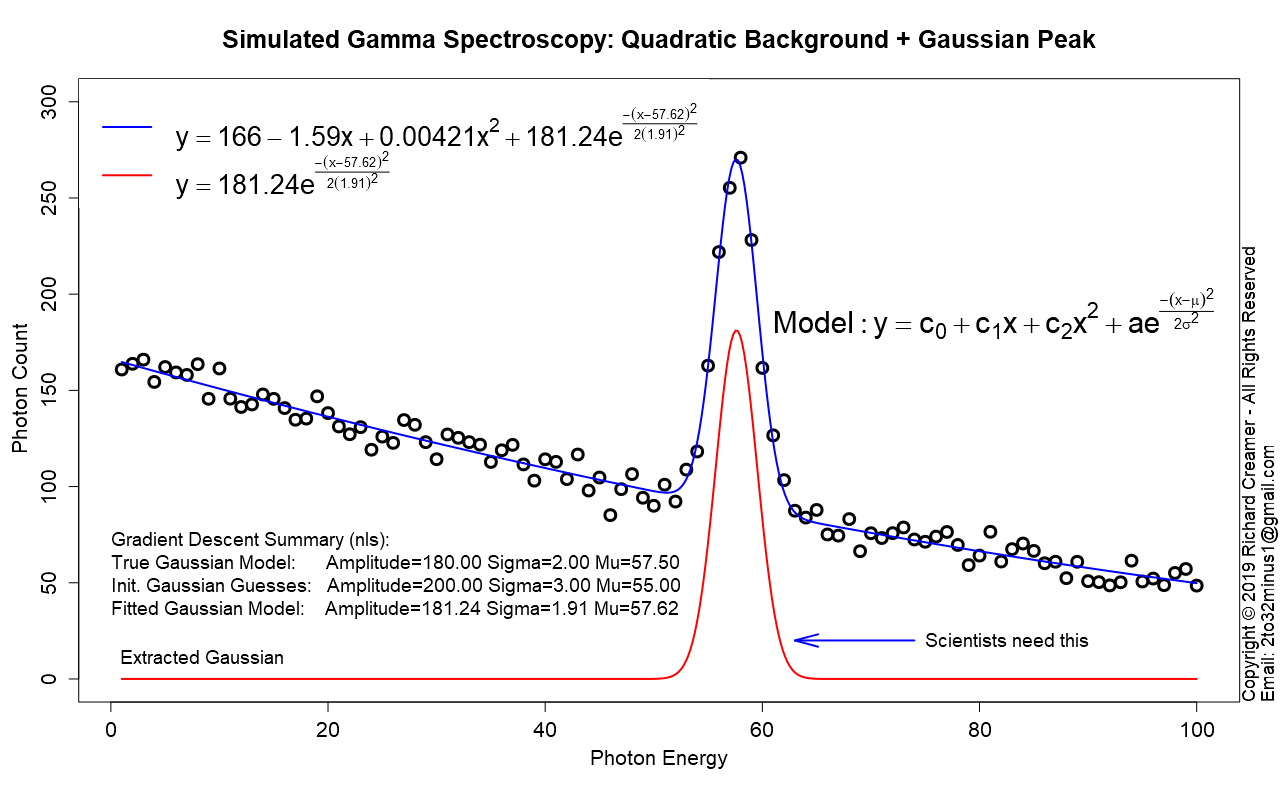

Here is the R script that generated this plot:
##############################################################
### Copyright (c) Richard Creamer 2019 - All Rights Reserved
### Inquiries: email [email redacted]
##############################################################

### Globals
fontScale = 1.2    # Global font size variable
lf        = 1.2    # Enlarge font of plot labels
verbose   = FALSE  # Verbose printing
lw        = 2      # Line width
xMargin   = 1      # X-axis margin for plots
yMargin   = 1      # Y-axis margin for plots
de        = 0.01   # Small constant for estimating derivatives numerically
smlPts    = 1      # Small  data point/circle
medPts    = 1.5    # Medium data point/circle
lrgPts    = 2.0    # Large  data point/circle

### Run this function to generate this plot
runFunc = function() {
	dw = 1000
	dh = 750	
	path = "D:/Code/R/LeastSquaresPlay/PlotsAndAssocCode/Plot21/"
	savePngVerbose( paste(path, "Plot21.png", sep=""), fitGaussNls, w=1280, h=800, un="px" )
}

### Play with non-linear curve fitting using nlm() built-in optimizer
fitGaussNls = function() {
	set.seed( 3 )
	trueMu = 57.5
	trueSigma = 2
	truePeakHt = 180
	tuple = getSimGammaData( mu=trueMu, sigma=trueSigma, peakHt=truePeakHt )
	x = tuple$x
	y = tuple$y
	data = data.frame( x, y )
	guesses = list( c0=150, c1=-1, c2=0.3, peakHt=200, sigma=3, mu=55 )
	f = y ~ c0 + c1*x + c2*x^2 + gauss(x, mu, sigma, peakHt)
	model= nls( f, data, start=guesses )
	coeff = coef( model )
	c0 = coeff["c0"]
	c1 = coeff["c1"]
	c2 = coeff["c2"]
	peakHt = coeff["peakHt"]
	sigma = coeff["sigma"]
	mu = coeff["mu"]
	xPred = seq( x[1], x[length(x)], length.out=500 )
	yPred = evalGammaFunc( xPred, c0, c1, c2, mu, sigma, peakHt )
	xLab = "Photon Energy"
	yLab = "Photon Count"
	plotTitle = paste( "Simulated Gamma Spectroscopy: Quadratic Background + Gaussian Peak" )
	plot( x, y, ylim=c(0,300), main=plotTitle, xlab="", ylab="", cex.lab=lf, cex=medPts, lwd=lw+1, cex.axis=1.3, cex.main=1.3*fontScale )
	addAxisLabels( xLabel=xLab, yLabel=yLab )	
	lines( xPred, yPred, col="blue",lwd=lw )
	yGauss = gauss( xPred, mu, sigma, peakHt )
	lines( xPred, yGauss, col="red", lwd=lw )
	text( 0, 10, "Extracted Gaussian", pos=4, cex=fontScale, pch=15 )
	legLine1 = paste( "y ==", quadPlusGaussianMathText(c0,c1,c2,peakHt,sigma, mu), sep="" )
	legLine2 = paste( "y ==", getGaussianMathText( peakHt, sigma, mu ), sep="" )
	legLines = c( parse(text=legLine1), parse(text=legLine2) )
	legCols = c( "blue", "red"  )
	legend( "topleft", legend=legLines, col=legCols, lwd=lw, cex=1.4*fontScale, inset=c(.0,.0),box.col="transparent" )
	textLine0 = "Gradient Descent Summary (nls):"
	textLine1 = sprintf( "True Gaussian Model:      Amplitude=%.2f Sigma=%.2f Mu=%.2f", truePeakHt, trueSigma, trueMu )
	textLine2 = sprintf( "Init. Gaussian Guesses:   Amplitude=%.2f Sigma=%.2f Mu=%.2f", guesses$peakHt, guesses$sigma, guesses$mu )
	textLine3 = sprintf( "Fitted Gaussian Model:    Amplitude=%.2f Sigma=%.2f Mu=%.2f", peakHt, sigma, mu )
	textLines = paste( textLine0, "\n", textLine1, "\n", textLine2, "\n", textLine3, sep="" )
	text( 0, 55, textLines, cex=fontScale,adj=0 )
	text( 75, 20, "Scientists need this", adj=0, cex=fontScale )
	mathText = "Model:  y == c[0] + c[1]*x + c[2]*x^2 + a*e^frac(-(x-mu)^2,2*sigma^2)"
	text( 61, 190, parse(text=mathText), cex=1.6*fontScale, adj=0 )
	arrows( 74, 20, 63, 20,col="blue",lwd=lw, angle=15 )
}

### Get simulated Gamma plot data: x[], y[]
getSimGammaData = function( mu=mu, sigma=sigma, peakHt=peakHt) {
	bkgCoeff = getQuadraticBkgCoeff()
	x = 1:100
	y = bkgPlusGaussian( x, bkgCoeff, mu, sigma, peakHt )
	return( list(x=x, y=y ) )
}

### Get quadratic + gaussian math-renderable text string; must call parse() on ret val
quadPlusGaussianMathText = function( c0, c1, c2, ampl, sigma, mu ) {
	polyStr = prettyPoly( c(c0, c1, c2) )
	expStr = getGaussianMathText( ampl, sigma, mu )
	retStr = paste( polyStr, "+", expStr, sep="" )
	return( retStr )
}

### Get gaussian math-renderable text string; must call parse() on ret val
getGaussianMathText = function( ampl, sigma, mu ) {
	if ( mu == 0 ) {
		expStr = sprintf( "%.2f*e^frac(-x^2, 2*(%.2f)^2)", ampl, sigma )		
	}
	else {
		expStr = sprintf( "%.2f*e^frac(-(x-%.2f)^2,2*(%.2f)^2)", ampl, mu, sigma )
	}
	return( expStr )
}

### Return coeff for a cubic polynomial simulating gamma background curve
getQuadraticBkgCoeff = function(drawPlot = FALSE) {
	x = c( 0, 20, 40, 80, 100 )
	y = c( 170, 135, 110, 65, 50 )
	lmFit = lm( y ~ x + I(x^2) )
	quadCoeff = lmFit$coefficients
	if ( drawPlot ) {
		plot( x, y, xlim=c(0, 100), ylim=c(0,350), cex.lab=lf, xlab="", ylab="" )
		addAxisLabels()	
		xPred = seq( x[1], x[length(x)], length.out=200 )
		yPred = evalPoly( xPred, quadCoeff )
		lines( xPred, yPred, col=4, lwd=lw )
	}
	return( quadCoeff ) # coefficients of fitted 2nd order polynomial
}

### Cubic background + gaussian peak function
bkgPlusGaussian = function( x, bkgCoeff, mu, sigma, peakHt ) {
	set.seed( 3 )
	return( evalPoly( x, bkgCoeff ) + 		        # background
				gauss( x, mu, sigma, peakHt ) +     # Gaussian
				rnorm( length(x), sd=7 ) )          # random noise
}

### Get simulated Gamma plot data: x[], y[]
getSimGammaData = function( mu=mu, sigma=sigma, peakHt=peakHt) {
	bkgCoeff = getQuadraticBkgCoeff()
	x = 1:100
	y = bkgPlusGaussian( x, bkgCoeff, mu, sigma, peakHt )
	return( list(x=x, y=y ) )
}

### Gaussian function
gauss = function( x, mu, sigma, peakHt ) {
	return( peakHt * exp( -0.5 * ((x-mu)/sigma)^2 ) )
}

### Get simulated Gamma plot data: x[], y[]
getSimGammaData = function( mu=mu, sigma=sigma, peakHt=peakHt) {
	bkgCoeff = getQuadraticBkgCoeff()
	x = 1:100
	y = bkgPlusGaussian( x, bkgCoeff, mu, sigma, peakHt )
	return( list(x=x, y=y ) )
}

### Evaluate gamma sim given x and curve params
evalGammaFunc = function( x, quadC0, quadC1, quadC2, mu, sigma, peakHt ) {
	return( evalPoly( x, c(quadC0, quadC1, quadC2) ) + gauss( x, mu, sigma, peakHt ) )
}

### Compute f(x) for a polynomial and a vector of x-coordinates
evalPoly = function( x, coeff ) {
	if ( length( coeff ) < 1 ) return( c(0) )  	
	termSum = 0
	for ( i in 1:length(coeff) ) {
		termSum = termSum + coeff[i] * x^(i-1)
	}
	return( termSum )
}

### Return string suitable for plot titles with actual exponents (not '^')
### Examples: [ "1.23", "1.23-2.21x", "1.23-2.21x+4.98x^2" ]
prettyPoly = function( coeff, nSigFigs=3, wrapLimit=3 ) {
	rc = signif( coeff, nSigFigs )
	numTerms = length( coeff )
	terms = c()
	for ( termNum in 1:numTerms ) {
		if ( termNum == 1 ) {
			s = paste( rc[termNum], sep="" )
		} else {
			s = paste( abs(rc[termNum]), sep="" )
		}
		if ( termNum > 1 )
			s = paste( s, "*x", sep="" )
		if ( termNum > 2 )
			s = paste( s, "^", (termNum-1), sep="" )
		terms[ length(terms) + 1 ] = s
	}
	wrapLines = list()
	catStr = ""
	for ( termNum in 1:numTerms ) {
		if ( termNum > 1 && ( termNum - 1 ) %% wrapLimit == 0 ) {
			wrapLines[length(wrapLines) + 1] = catStr
			catStr = ""
		}
		if ( termNum == 1 ) {
			catStr = paste( catStr, terms[termNum], sep="" )
		} else {
			if ( rc[termNum] < 0 ) {
				catStr = paste( catStr, " - ", terms[termNum], sep="" )
			} else {
				catStr = paste( catStr, " + ", terms[termNum], sep="" )
			}
		}
	}
	if ( catStr != "" )
		wrapLines[length(wrapLines) + 1] = catStr
	return( wrapLines )
}

### Convience method to add x/y axis labels
addAxisLabels = function( xLabel="x", yLabel="y", cexVal=1.3 ) {
	mtext( text=xLabel, side=1, line=2.5, cex=cexVal )
	mtext( text=yLabel, side=2, line=2.5, cex=cexVal )
}

### Save to PNG file, specify width and height
savePngVerbose = function( path, plotFunc, w=512, h=512, un="px", doCopyright=TRUE, ... ) {
	png( filename = path, type="cairo", units=un, width=w, height=h, pointsize=12, res=96 )
	plotFunc( ... )
	if ( doCopyright )
		addCopyright()
	dev.off()
}

### Add copyright notice to plot via text()
addCopyright = function() {
	mtext( "Copyright \uA9 2019 Richard Creamer - All Rights Reserved", side=4, line=0, adj=0, cex=1.1 )
	mtext( "Email: [email redacted]", side=4, line=1, adj=0, cex=1.1 )
}

runFunc()
